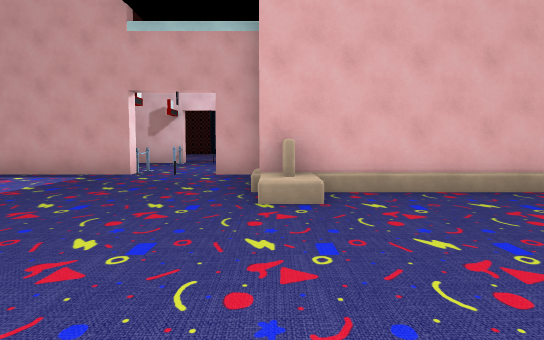
[1] (above)

21 first-person views from a walk through a scene from a Unity 3-D project. The camera is 1.4 m above the floor, tilts 4° down and sees 70° across. The floor is counted in squares, 2 m on a side. Each view is taken from the middle of a square. On the plan, view 1 faces up. The plan holds only what a view shows up to about 11 squares ahead; the rest is blank. The place goes on beyond the plan. Some animated figures are left out. Door leaves are left out, so doorways stand open. Some surface patterns are stand-ins.

[2]
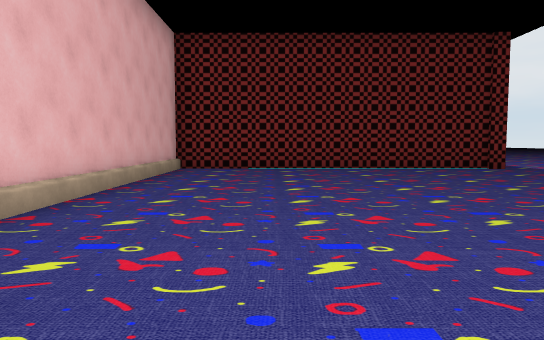

[3]
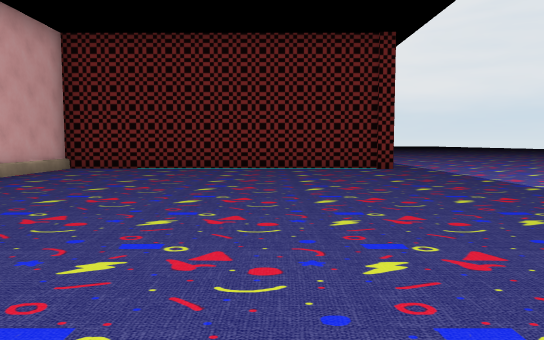

[4]
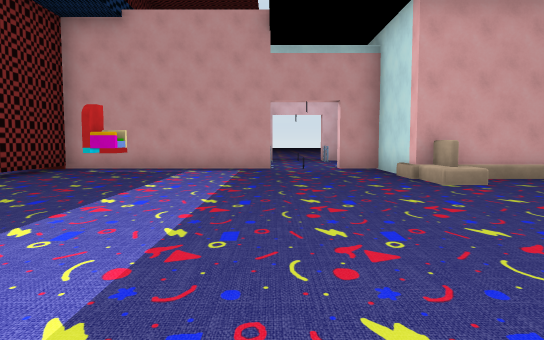

[5]
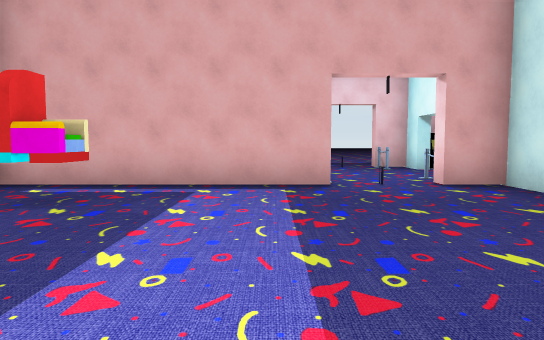

[6]
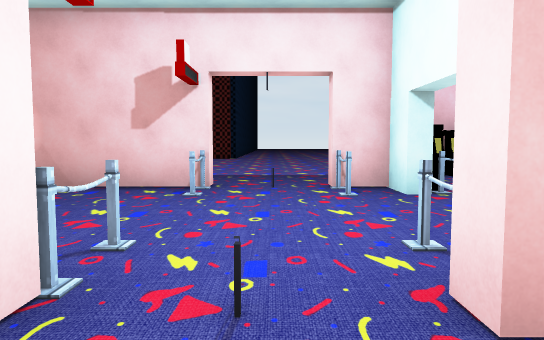

[7]
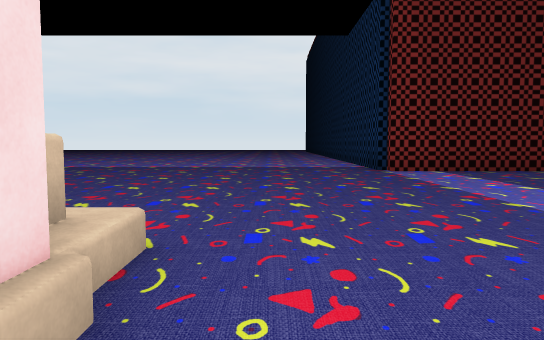

[8]
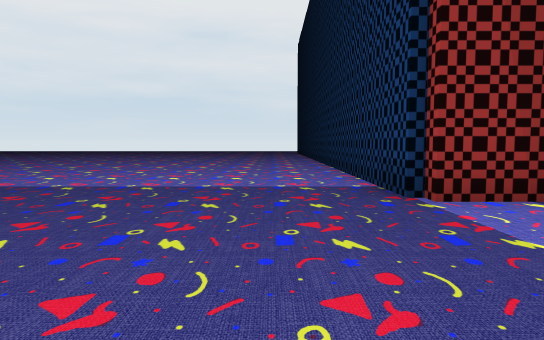

[9]
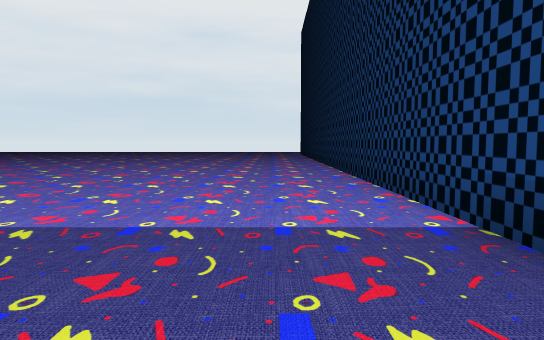

[10]
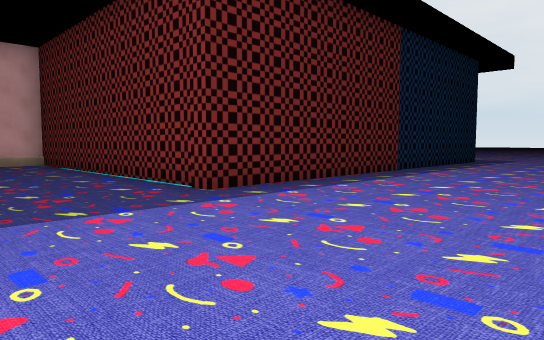

[11]
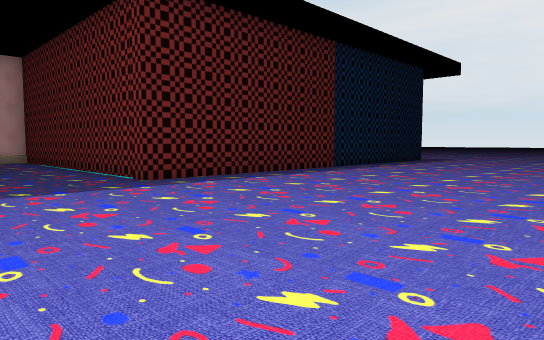

[12]
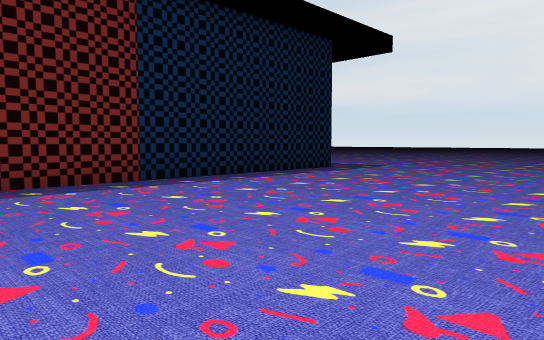

[13]
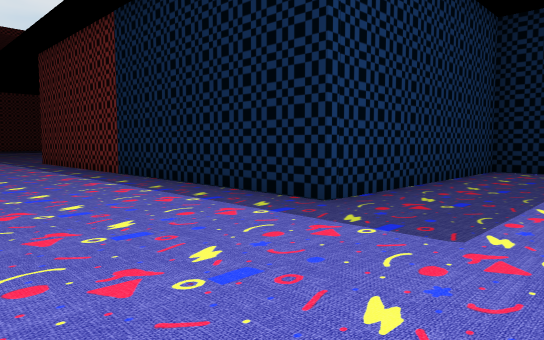

[14]
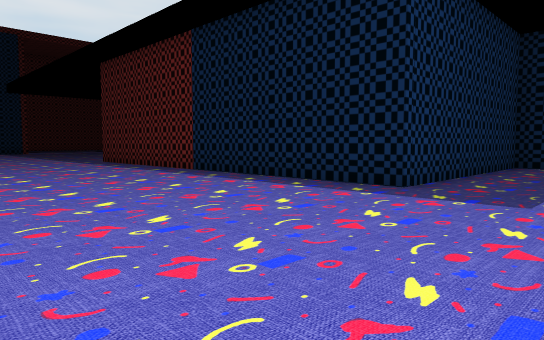

[15]
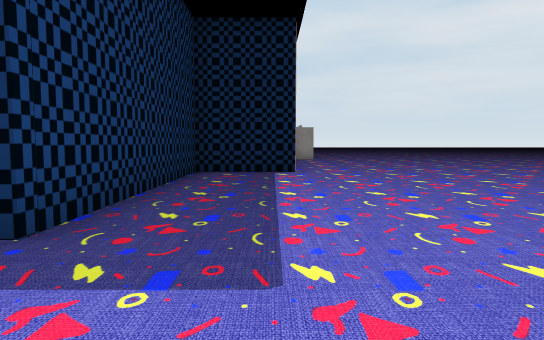

[16]
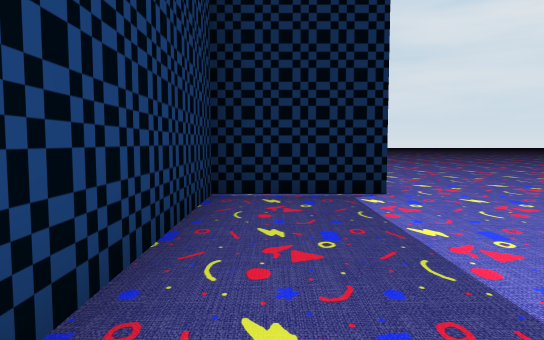

[17]
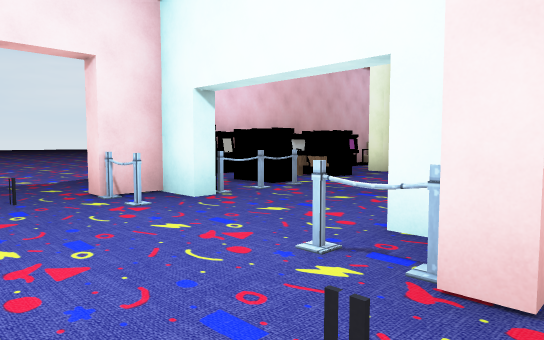

[18]
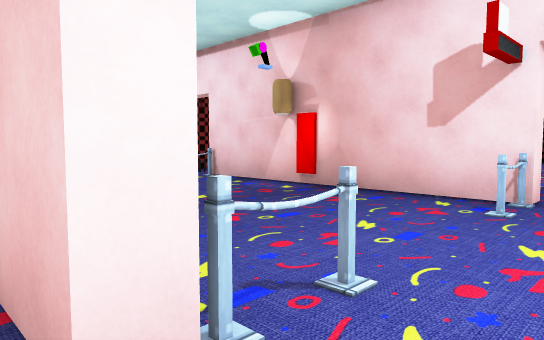

[19]
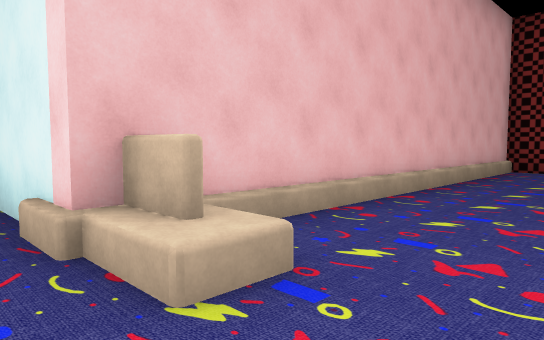

[20]
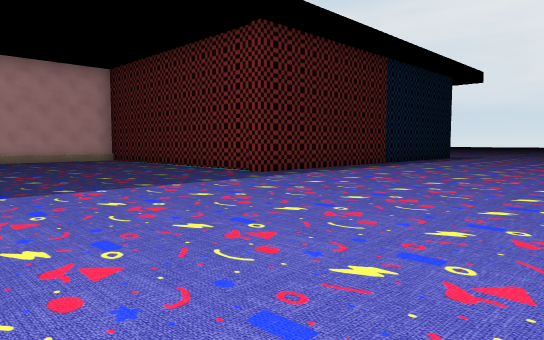

[21]
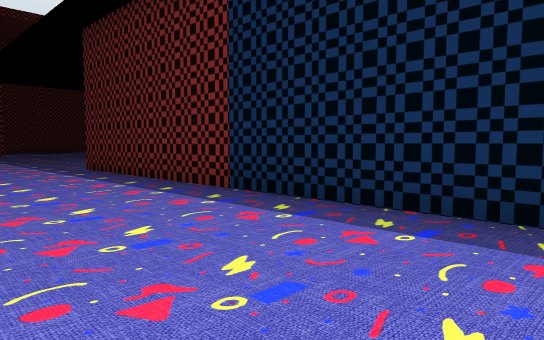

### Floor plan
Points are (right, up) in squares from view 1. A wall is a line through its corners. A room is listed if a view was taken in it or the views show most of it. See-through windows are left out.
Room 1 (views 1, 2, 3, 4, 5, 6, 7, 8, 9, 10, 11, 12, 13, 14, 15, 16, 17, 18, 19, 20, 21)
walls: (6.5, 5.6) (5.4, 5.6); (3.5, 5.6) (2.4, 5.6); (0.5, 5.6) (-0.2, 5.6) (-0.2, 7.5); (-3.7, -2.9) (-3.7, -10.5); (-3.4, 8.3) (-7.5, 8.3); (-7.5, -2.6) (-4, -2.6) (-4, -3); (0.2, 12.3) (-0.2, 12.3) (-0.2, 13) (-0.6, 13); (-3.4, 13) (-7.5, 13); (23.6, 3.2) (21.2, 3.2) (21.2, -3.2) (9.5, -3.2) (9.5, 5.5)
ways out: opening at (-2, 13); open door at (12, -3)
objects: other object (-7, 7); other object (-3, 9); other object (-3, 12) to (-3, 13); other object (-1, 9); other object (-1, 12) to (-1, 13); other object (0, 5); other object (1, 6); other object (1, 12); other object (2, 6); other object (2, 12); other object (4, 6); other object (5, 6); other object (7, 6); other object (8, 6); other object (9, 6) to (10, 6)

Positions as (right, up) in squares from view 1, and headings:
1: (0, 0), facing up
2: (-1, 3), facing right
3: (-1, 0), facing right
4: (-3, -2), facing up
5: (-4, 2), facing up
6: (-2, 7), facing up
7: (-1, 7), facing down
8: (-2, 2), facing down
9: (-2, -1), facing down
10: (6, -8), facing up-right
11: (6, -10), facing up-right
12: (12, -10), facing up-right
13: (24, -7), facing up-left
14: (24, -9), facing up-left
15: (23, -6), facing up
16: (22, -2), facing up
17: (-3, 8), facing up-right
18: (-2, 8), facing up-left
19: (-1, 3), facing up-right
20: (3, -10), facing up-right
21: (20, -7), facing up-left
